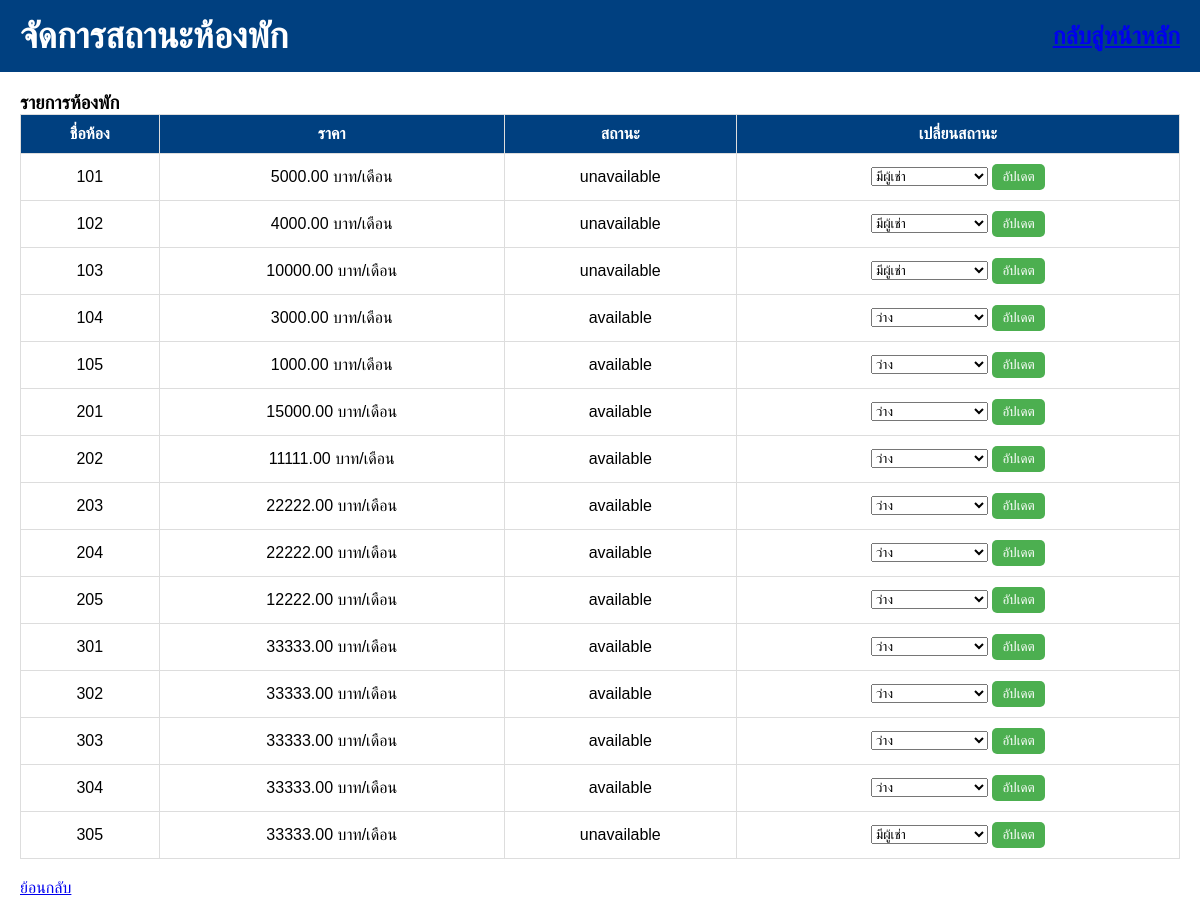
Screenshot of /status_room.php with the database file from the repository.
### tables this page shows
CREATE TABLE `rooms` (
  `room_id` int NOT NULL,
  `room_number` varchar(10) NOT NULL,
  `type` varchar(50) NOT NULL,
  `price` decimal(10,2) NOT NULL,
  `status` enum('available','unavailable','maintenance') DEFAULT 'available',
  `tenant_id` int DEFAULT NULL
);

### status_room.php (the view, shortened to what this page needs)
<!DOCTYPE html>
<html lang="th">
<head>
    <link rel="stylesheet" href="styles.css">
    <link rel="stylesheet" href="status_room.css">
</head>
<body>
    <header>
        <h2>จัดการสถานะห้องพัก</h2>
        <a href="index.html" class="back-button">กลับสู่หน้าหลัก</a>
    </header>
    <main>
        <section class="room-status-list">
            <h3>รายการห้องพัก</h3>
            <table>
                <thead>
                    <tr>
                        <th>ชื่อห้อง</th>
                        <th>ราคา</th>
                        <th>สถานะ</th>
                        <th>เปลี่ยนสถานะ</th>
                    </tr>
                </thead>
                <tbody>
                    <?php
                    include('dbconnect.php');
                    $sql = "SELECT * FROM rooms";
                    $result = $conn->query($sql);
                    if ($result->num_rows > 0) {
                        while($row = $result->fetch_assoc()) {
                            echo "<tr>
                                    <td>" . $row['room_number'] . "</td>
                                    <td>" . $row['price'] . " บาท/เดือน</td>
                                    <td class='room-status'>" . $row['status'] . "</td>
                                    <td>
                                        <form action='update_status.php' method='POST'>
                                            <input type='hidden' name='room_id' value='" . $row['room_id'] . "'>
                                            <select name='status'>
                                                <option value='available' " . ($row['status'] == 'available' ? 'selected' : '') . ">ว่าง</option>
                                                <option value='unavailable' " . ($row['status'] == 'unavailable' ? 'selected' : '') . ">มีผู้เช่า</option>
                                                <option value='maintenance' " . ($row['status'] == 'maintenance' ? 'selected' : '') . ">กำลังทำความสะอาด</option>
                                            </select>
                                            <button type='submit' class='update-status-btn'>อัปเดต</button>
                                        </form>
                                    </td>
                                  </tr>";
                        }
                    } else {
                        echo "<tr><td colspan='4'>ไม่มีห้องพัก</td></tr>";
                    }
                    ?>
                </tbody>
            </table>
        </section>
        <a href="index.php" class="back-button">ย้อนกลับ</a>
    </main>
</body>
</html>

### styles.css (style rules this page uses)
* { margin: 0; padding: 0; box-sizing: border-box; font-family: 'Arial', sans-serif; }
body { display: flex; flex-direction: column; height: 100vh; }
header { display: flex; justify-content: space-between; align-items: center; background: #004080; color: white; padding: 15px 20px; font-size: 24px; font-weight: bold; }
main { flex: 1; padding: 20px; }

### status_room.css (style rules this page uses)
.room-status-list table { width: 100%; border-collapse: collapse; margin-bottom: 20px; }
.room-status-list th, .room-status-list td { border: 1px solid #ddd; padding: 10px; text-align: center; }
.room-status-list th { background: #004080; color: white; }
.update-status-btn { background-color: #4CAF50; color: white; padding: 5px 10px; border: none; cursor: pointer; border-radius: 5px; }

### rows the page displays
rooms: room_number "101", price "5000.00", status "unavailable", status "มีผู้เช่า"
rooms: room_number "102", price "4000.00", status "unavailable", status "มีผู้เช่า"
rooms: room_number "103", price "10000.00", status "unavailable", status "มีผู้เช่า"
rooms: room_number "104", price "3000.00", status "available", status "ว่าง"
rooms: room_number "105", price "1000.00", status "available", status "ว่าง"
rooms: room_number "201", price "15000.00", status "available", status "ว่าง"
rooms: room_number "202", price "11111.00", status "available", status "ว่าง"
rooms: room_number "203", price "22222.00", status "available", status "ว่าง"
rooms: room_number "204", price "22222.00", status "available", status "ว่าง"
rooms: room_number "205", price "12222.00", status "available", status "ว่าง"
rooms: room_number "301", price "33333.00", status "available", status "ว่าง"
rooms: room_number "302", price "33333.00", status "available", status "ว่าง"
rooms: room_number "303", price "33333.00", status "available", status "ว่าง"
rooms: room_number "304", price "33333.00", status "available", status "ว่าง"
rooms: room_number "305", price "33333.00", status "unavailable", status "มีผู้เช่า"
